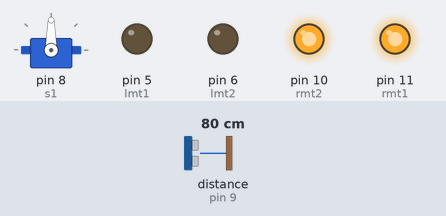
A sketch run on a simulated Arduino Uno, built with avr-gcc and run on an emulated ATmega328P. Parts: servo, output pins drawn as LEDs (lit = HIGH). The test bench sets the inputs (shaded band); at power-on: distance to the obstacle (sensor on pin 9) 80 cm. The echo pulse lasts 58.3 µs per cm; what the sketch prints to the serial monitor is not drawn.

Above: at 5.5 s.
5.6 s: distance to the obstacle (sensor on pin 9) set to 84 cm
At 7.4 s:
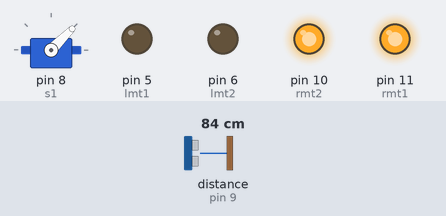
At 9.0 s:
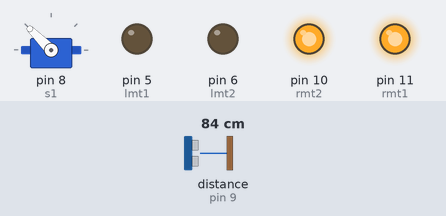
Timing chart, 0 to 15.1 s (numbered marks = the images above; inputs shaded):
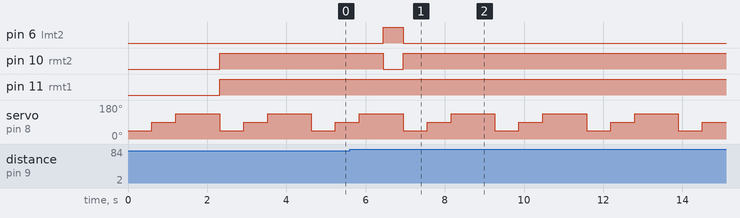

Measured:
- the behaviour switches between 80 and 81 cm on distance to the obstacle (sensor on pin 9) (found by bisection; images 0 and 1)
- after the input at 5.6 s, pin 6 (lmt2): LOW → HIGH after 0.85 s, → LOW 0.50 s later; pin 10 (rmt2): HIGH → LOW after 0.85 s, → HIGH 0.50 s later
- by itself, servo on pin 8 (s1): repeats every 2.3 s: 45° 0.61 s, 90° 0.61 s, 135° 1.1 s

The sketch:

ultrasonic_ubstacle_follower.ino
```cpp
#include <Servo.h>
Servo s1;
int d1,d2,d3,t1,t2,t3;
int lmt1=5,lmt2=6,rmt1=11,rmt2=10;
void setup()
{
 s1.attach(8);
 Serial.begin(9600);
 pinMode(lmt1,OUTPUT);
 pinMode(lmt2,OUTPUT);
 pinMode(rmt1,OUTPUT);
 pinMode(rmt2,OUTPUT);
}
 void loop()
{
 s1.write(45);
 delay(500);
 pinMode(9,OUTPUT);
 digitalWrite(9,LOW);
 delayMicroseconds(2);
 digitalWrite(9,HIGH);
 delayMicroseconds(5);
 digitalWrite(9,LOW);
 delayMicroseconds(2);

 pinMode(9,INPUT);
 t1=pulseIn(9,HIGH);
 d1=(t1/29)/2;
 Serial.print("D1:");
 Serial.println(d1);
 delay(100);

 s1.write(90);
 delay(500);
 pinMode(9,OUTPUT);
 digitalWrite(9,LOW);
 delayMicroseconds(2);
 digitalWrite(9,HIGH);
 delayMicroseconds(5);
 digitalWrite(9,LOW);
 delayMicroseconds(2);

 pinMode(9,INPUT);
 t2=pulseIn(9,HIGH);
 d2=(t2/29)/2;
 Serial.print("D2:");
 Serial.println(d2);
 delay(100);

 s1.write(135);
 delay(500);
 pinMode(9,OUTPUT);
 digitalWrite(9,LOW);
 delayMicroseconds(2);
 digitalWrite(9,HIGH);
 delayMicroseconds(5);
 digitalWrite(9,LOW);
 delayMicroseconds(2);

  pinMode(9,INPUT);
 t3=pulseIn(9,HIGH);
 d3=(t3/29)/2;
 Serial.print("D3:");
 Serial.println(d3);
 delay(100);

 if(d1<d2 && d1<d3)
 {
  left();
 }
 else if(d2<d1 && d2<d3)
 {
  forward();
 }
  if(d3<d1 && d3<d2)
 {
  right();
 }
  delay(500);
  Stop();
 }

  void forward()
{
 digitalWrite(lmt1,HIGH);
 digitalWrite(lmt2,LOW);
 digitalWrite(rmt1,HIGH);
 digitalWrite(rmt2,LOW);
 Serial.print("forward");
 }
 void left()
 {
 digitalWrite(lmt1,LOW);
 digitalWrite(lmt2,HIGH);
 digitalWrite(rmt1,HIGH);
 digitalWrite(rmt2,LOW);
 Serial.print("left");
 }
  void right()
{
 digitalWrite(lmt1,HIGH);
 digitalWrite(lmt2,LOW);
 digitalWrite(rmt1,LOW);
 digitalWrite(rmt2,HIGH);
 Serial.print("right");
}
  void Stop()
{
 digitalWrite(lmt1,LOW);
 digitalWrite(lmt2,LOW);
 digitalWrite(rmt1,HIGH);
 digitalWrite(rmt2,HIGH);
 Serial.print("stop");
}
```
